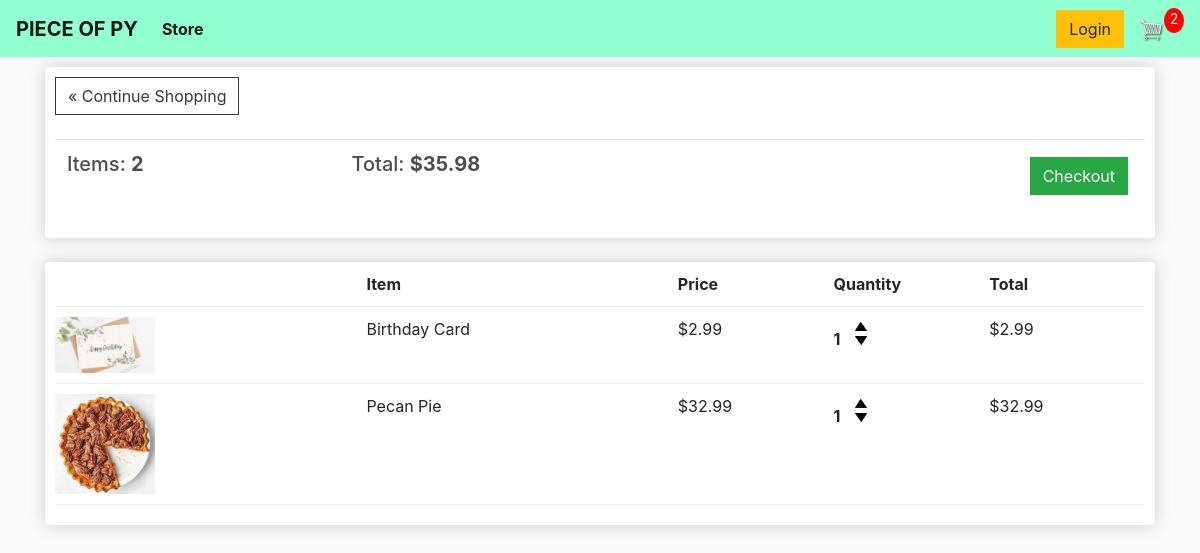
The app's page /cart/ (signed in) with its own data.
### store/models.py (models this page shows, shortened)
class Order(models.Model):
	customer = models.ForeignKey(Customer, on_delete=models.SET_NULL, null=True, blank=True)
	date_ordered = models.DateTimeField(auto_now_add=True)
	complete = models.BooleanField(default=False, null=True, blank=False)
	transaction_id = models.CharField(max_length=100, null=True)
	@property
	def get_cart_total(self):
		orderitems = self.orderitem_set.all()
		total = sum([item.get_total for item in orderitems])
		return total
	@property
	def get_cart_items(self):
		orderitems = self.orderitem_set.all()
		total = sum([item.quantity for item in orderitems])
		return total

class OrderItem(models.Model):
	product = models.ForeignKey(Product, on_delete=models.SET_NULL, blank=True, null=True)
	order = models.ForeignKey(Order, on_delete=models.SET_NULL, blank=True, null=True)
	quantity = models.IntegerField(default=0, null=True, blank=True)
	date_added = models.DateTimeField(auto_now_add=True)
	@property
	def get_total(self):
		total = self.product.price * self.quantity
		return total

class Product(models.Model):
  name = models.CharField(max_length=200, null=True)
  price = models.DecimalField(max_digits=10, decimal_places=2)
  digital = models.BooleanField(default=False, null=True, blank=True)
  image = models.ImageField(blank=True, null=True)
  @property
  def imageURL(self):
    try:
      url = self.image.url
    except:
      url = ''
    return url

### store/views.py (the view)
# urls.py: path('cart/', views.cart, name="cart"),
def cart(request):
	data = cartData(request)
	cartItems = data['cartItems']
	order = data['order']
	items = data['items']
	context = {'items':items, 'order':order, 'cartItems':cartItems}
	return render(request, 'store/cart.html', context)

### store/utils.py (called while the page is built)
def cartData(request):
  if request.user.is_authenticated:
    customer = request.user.customer
    order, created = Order.objects.get_or_create(customer=customer, complete=False)
    items = order.orderitem_set.all()
    cartItems = order.get_cart_items
  else:
    cookieData = cookieCart(request)
    cartItems = cookieData['cartItems']
    order = cookieData['order']
    items = cookieData['items']
  return {'cartItems': cartItems, 'order': order, 'items': items}

### store/templates/store/cart.html
{% extends 'store/main.html' %} {% load static %} {% block content %}
<div class="row">
  <div class="col-lg-12">
    <div class="box-element">
      <a class="btn btn-outline-dark" href="{% url 'store' %}"
        >&#171; Continue Shopping</a>
      <br />
      <br />
      <table class="table">
        <tr>
          <th>
            <h5>Items: <strong>{{order.get_cart_items}}</strong></h5>
          </th>
          <th>
            <h5>
              Total: <strong>${{order.get_cart_total|floatformat:2}}</strong>
            </h5>
          </th>
          <th>
            <a
              style="float: right; margin: 5px"
              class="btn btn-success"
              href="{% url 'checkout' %}">Checkout</a
            >
          </th>
        </tr>
      </table>
    </div>
    <br />
    <div class="box-element">
      <div class="cart-row">
        <div style="flex: 2"></div>
        <div style="flex: 2"><strong>Item</strong></div>
        <div style="flex: 1"><strong>Price</strong></div>
        <div style="flex: 1"><strong>Quantity</strong></div>
        <div style="flex: 1"><strong>Total</strong></div>
      </div>
      {% for item in items %}
      <div class="cart-row">
        <div style="flex: 2">
          <img class="row-image" src="{{item.product.imageURL}}" />
        </div>
        <div style="flex: 2"><p>{{item.product.name}}</p></div>
        <div style="flex: 1"><p>${{item.product.price|floatformat:2}}</p></div>
        <div style="flex: 1">
          <p class="quantity">{{item.quantity}}</p>
          <div class="quantity">
            <img
              data-product="{{item.product.id}}"
              data-action="add"
              class="chg-quantity update-cart"
              src="{% static  'images/arrow-up.png' %}"
            />
            <img
              data-product="{{item.product.id}}"
              data-action="remove"
              class="chg-quantity update-cart"
              src="{% static  'images/arrow-down.png' %}"
            />
          </div>
        </div>
        <div style="flex: 1"><p>${{item.get_total|floatformat:2}}</p></div>
      </div>
      {% endfor %}
    </div>
  </div>
</div>
{% endblock content %}

### static/css/main.css (style rules this page uses)
body { background-color: hsl(0, 0%, 98%); }
h1,h2,h3,h4,h5,h6 { color:hsl(0, 0%, 30%); }
.box-element { box-shadow:hsl(0, 0%, 80%) 0 0 16px; background-color: #fff; border-radius: 4px; padding: 10px; }
.col-lg-4, .col-lg-6, .col-lg-8, .col-lg-12 { margin-top: 10px; }
.btn { border-radius: 0; }
.row-image { width: 100px; }
.cart-row { display: flex; align-items: flex-stretch; padding-bottom: 10px; margin-bottom: 10px; border-bottom: 1px solid #ececec; }
.quantity { display: inline-block; font-weight: 700; padding-right:10px; }
.chg-quantity { width: 12px; cursor: pointer; display: block; margin-top: 5px; transition:.1s; }

### records on screen
Order: get_cart_items "2", get_cart_total "35.98"
OrderItem: product.imageURL (picture), product.name "Birthday Card", product.price "2.99", quantity "1", get_total "2.99"
OrderItem: product.imageURL (picture), product.name "Pecan Pie", product.price "32.99", quantity "1", get_total "32.99"

### other values on screen
{{ cartItems }} "2"
